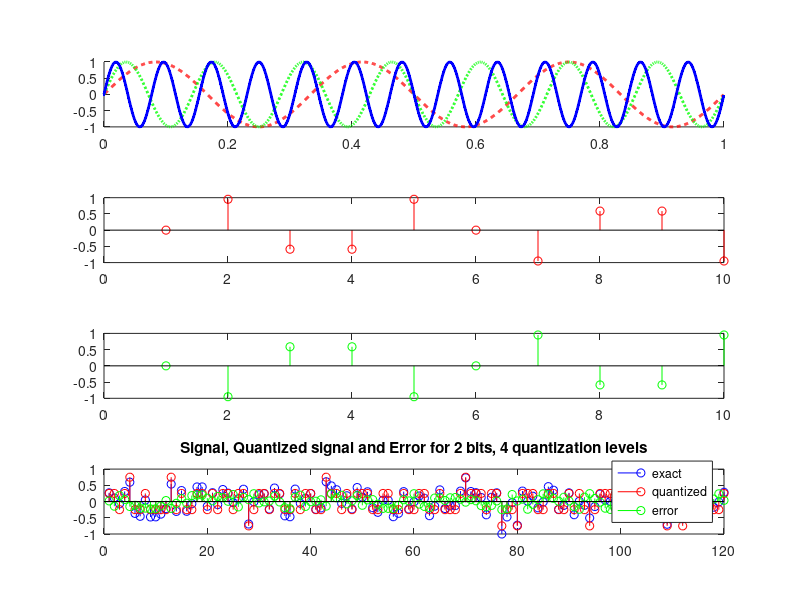

Here is the MATLAB script that generated this plot:
%% 1) Delayed Sample Function

N = 8; M=4;
d = [1 zeros(1,N-1)];
dm = circshift(d,M); % Shifts by M

subplot(2,1,1); stem(d, 'LineWidth', 1.5); axis([1 10 0 1.5]); 
title('Unit Sample Function, N=8'); ylabel('Unit Sample')
subplot(2,1,2); stem(dm, 'LineWidth', 1.5); axis([1 10 0 1.5]); 
title('Delayed Unit Sample Function, N=8, M=4'); ylabel('Delayed Unit Sample');

%% 2) More Simple Functions

N = 10;
unitSample = [1 zeros(1,N-1)];
unitStep = ones(1,N);
unitRamp = zeros(1,N);
for x = 1:N
    unitRamp(x) = x-1;
end

hold on
stem(unitSample,'r','LineWidth', 1.5)
stem(unitStep,'LineWidth', 1.5)
stem(unitRamp,'LineWidth', 1.5)
hold off
legend('Sample','Step','Ramp')

%% 3) Even More of the Same

A = 8; L = 30; N = 11; Fs = 10000;
t = 0:1:L-1;
x = A*sawtooth(2*pi*Fs/N*t);
y = A*square(2*pi*Fs/N*t, 40);

subplot(2,1,1)
stem(t,x, 'Linewidth',2); axis([0 30 -10 10]);
subplot(2,1,2)
stem(t,y, 'Linewidth',2); axis([0 30 -10 10]);
grid on;

%% 4) Aliasing

t = 0:1/2000:1-1/2000;
x = sin(2*pi*3*t);
y = sin(2*pi*7*t);
z = sin(2*pi*13*t);
subplot(4,1,1);
hold on
plot(t,x,'--r','Linewidth',2)
plot(t,y,':g','Linewidth',2)
plot(t,z,'-b.','Linewidth',2)

t = 0:1/10:1-1/10;
x = sin(2*pi*3*t);
y = sin(2*pi*7*t);
z = sin(2*pi*13*t);
hold on
subplot(4,1,2);
stem(x,'r')
subplot(4,1,3);
stem(y,'g')
subplot(4,1,4);
stem(z,'b')

%% 5) Quantization (Rounding)

% This script creates a signal, and then quantizes it to a specified number
% of bits.  It then calculates the quantization error.
% see if you run the script.

fprintf('\nE71 Lab, Sampling and Quantization\n');

b=2;                            % Number of bits.
N=120;                          % Number of samples in final signal.
n=0:(N-1);                 %Index

% Choose the input type.
choice = questdlg('Choose input','Input',...
    'Sine','Sawtooth','Random','Random');

fprintf('Bits = %g, levels = %g, signal = %s.\n', b, 2^b, choice);

% Create the  input data sequence.
switch choice
    case 'Sine'
        x=sin(2*pi*n/N);
    case 'Sawtooth'
        x=sawtooth(2*pi*n/N);
    case 'Random'
        x=randn(1,N);       % Random data
        x=x/max(abs(x));    % Scale to +/- 1
end

% Signal is restricted to between -1 and +1.
x(x>=1)=(1-eps);            % Make  signal from -1 to just less than 1.
x(x<-1)=-1;

% Quantize a signal to "b" bits.  
xq=floor((x+1)*2^(b-1));    % Signal is one of 2^n int values (0 to 2^n-1)
xq=xq/(2^(b-1));            % Signal is from 0 to 2 (quantized)
xq=xq-(2^(b)-1)/2^(b);      % Shift signal down (rounding)

xe=x-xq;                    % Quantization error

stem(x,'b');
hold on;
stem(xq,'r');
hold on;
stem(xe,'g');
legend('exact','quantized','error','Location','Southeast')
title(sprintf('Signal, Quantized signal and Error for %g bits, %g quantization levels',b,2^b));
hold off